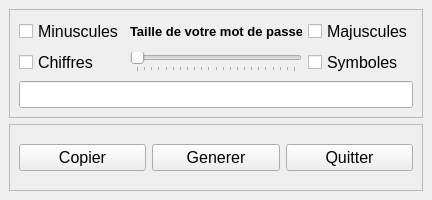
<?xml version="1.0" encoding="UTF-8"?>
<ui version="4.0">
 <class>MainWindow</class>
 <widget class="QMainWindow" name="MainWindow">
  <property name="geometry">
   <rect>
    <x>0</x>
    <y>0</y>
    <width>432</width>
    <height>200</height>
   </rect>
  </property>
  <property name="minimumSize">
   <size>
    <width>430</width>
    <height>200</height>
   </size>
  </property>
  <property name="maximumSize">
   <size>
    <width>432</width>
    <height>200</height>
   </size>
  </property>
  <property name="font">
   <font>
    <pointsize>12</pointsize>
   </font>
  </property>
  <property name="windowTitle">
   <string>Password Generator</string>
  </property>
  <widget class="QWidget" name="centralwidget">
   <layout class="QVBoxLayout" name="verticalLayout">
    <item>
     <widget class="QFrame" name="frame">
      <property name="frameShape">
       <enum>QFrame::StyledPanel</enum>
      </property>
      <property name="frameShadow">
       <enum>QFrame::Raised</enum>
      </property>
      <layout class="QGridLayout" name="gridLayout">
       <item row="2" column="2">
        <widget class="QCheckBox" name="sym">
         <property name="text">
          <string>Symboles</string>
         </property>
        </widget>
       </item>
       <item row="0" column="0">
        <widget class="QCheckBox" name="min">
         <property name="text">
          <string>Minuscules</string>
         </property>
         <property name="checked">
          <bool>false</bool>
         </property>
        </widget>
       </item>
       <item row="0" column="2">
        <widget class="QCheckBox" name="max">
         <property name="text">
          <string>Majuscules</string>
         </property>
         <property name="checked">
          <bool>false</bool>
         </property>
        </widget>
       </item>
       <item row="2" column="0">
        <widget class="QCheckBox" name="chiffre">
         <property name="text">
          <string>Chiffres</string>
         </property>
        </widget>
       </item>
       <item row="0" column="1">
        <widget class="QLabel" name="label">
         <property name="font">
          <font>
           <pointsize>10</pointsize>
           <bold>true</bold>
          </font>
         </property>
         <property name="text">
          <string>Taille de votre mot de passe</string>
         </property>
        </widget>
       </item>
       <item row="3" column="0" colspan="3">
        <widget class="QLineEdit" name="lineEdit">
         <property name="alignment">
          <set>Qt::AlignCenter</set>
         </property>
         <property name="readOnly">
          <bool>true</bool>
         </property>
        </widget>
       </item>
       <item row="2" column="1">
        <widget class="QSlider" name="slider">
         <property name="minimum">
          <number>8</number>
         </property>
         <property name="maximum">
          <number>30</number>
         </property>
         <property name="value">
          <number>8</number>
         </property>
         <property name="orientation">
          <enum>Qt::Horizontal</enum>
         </property>
         <property name="tickPosition">
          <enum>QSlider::TicksBelow</enum>
         </property>
         <property name="tickInterval">
          <number>1</number>
         </property>
        </widget>
       </item>
      </layout>
     </widget>
    </item>
    <item>
     <widget class="QFrame" name="frame_2">
      <property name="frameShape">
       <enum>QFrame::StyledPanel</enum>
      </property>
      <property name="frameShadow">
       <enum>QFrame::Raised</enum>
      </property>
      <layout class="QHBoxLayout" name="horizontalLayout">
       <item>
        <widget class="QPushButton" name="btnCopy">
         <property name="text">
          <string>Copier</string>
         </property>
        </widget>
       </item>
       <item>
        <widget class="QPushButton" name="btnGenerate">
         <property name="text">
          <string>Generer</string>
         </property>
        </widget>
       </item>
       <item>
        <widget class="QPushButton" name="btnQuit">
         <property name="text">
          <string>Quitter</string>
         </property>
        </widget>
       </item>
      </layout>
     </widget>
    </item>
   </layout>
  </widget>
 </widget>
 <resources/>
 <connections/>
</ui>
